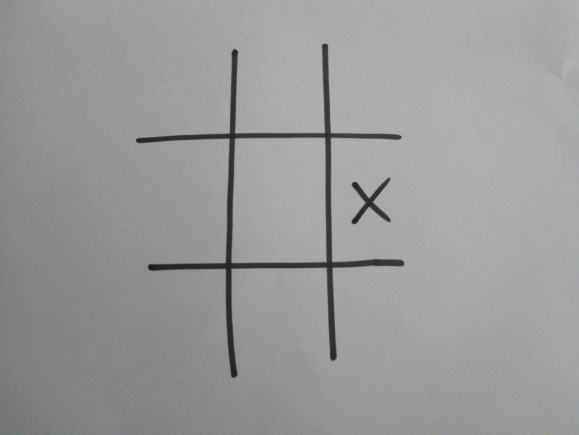
%> input picture teste2.jpg, 1158 x 869 px (shown at 1/2 size)
$ octave projfinal_2.m   (GNU Octave 9; MATLAB toolbox functions it lacks are replaced by stand-ins)
%> lines starting %> are read from the running program, lines starting %| are printed output that depends on the picture
close all
clear all
clc

% [9 lines of commented-out code are left out]


 img = openImage('teste2.jpg');
%> in openImage, img is the input picture: size 869x1158x3 uint8; mean R, G, B 153.7, 153.9, 154.9
%> in openImage, `img = imresize(img, [200, 200]);`:
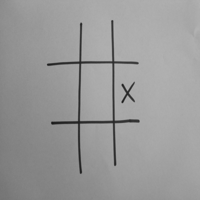
%> img: size 200x200 uint8; min 23, max 179, mean 153.8
 img2 = openImage('teste3.jpg');
%> call 2 of openImage, with name = 'teste3.jpg'
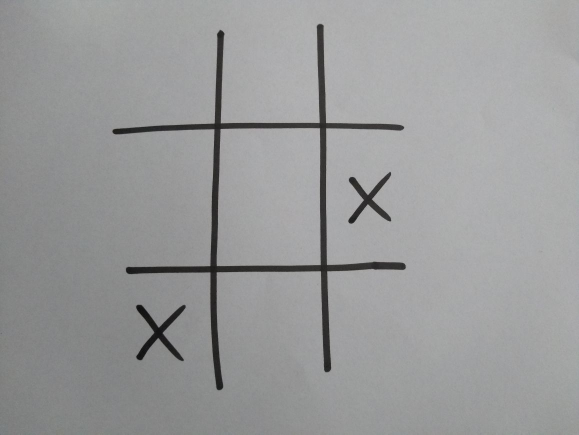
%> input picture teste3.jpg, 1158 x 869 px (shown at 1/2 size)
%> in openImage, img is the input picture: size 869x1158x3 uint8; mean R, G, B 153.5, 154.3, 154.5
%> in openImage (call 2), `img = imresize(img, [200, 200]);`:
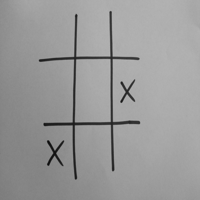
%> img: size 200x200 uint8; min 10, max 182, mean 154
%
img = getBoard(img);
%> in getBoard, `corners = detectHarrisFeatures(img);`: corners = 22 points; strongest (x, y): (128, 91), (128, 96), (123, 85), (123, 103), (139, 122)
%> in getBoard, `x_c = floor(abs(corners.Location(:,2)));`: x_c = 22 values, max 173 at index 7, min 22 at index 9, mean 93.77
%> in getBoard, `y_c = floor(abs(corners.Location(:,1)));`: y_c = 22 values from 49 to 139
%> in getBoard, `board = imresize(board, [200, 200]);`:
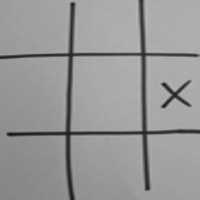
%> board: size 200x200 uint8; min 17, max 186, mean 151.7
img2 = getBoard(img2);
%> in getBoard (call 2), `corners = detectHarrisFeatures(img);`: corners = 30 points; strongest (x, y): (128, 89), (128, 96), (122, 83), (122, 102), (56, 150)
%> in getBoard (call 2), `x_c = floor(abs(corners.Location(:,2)));`: x_c = 30 values, max 179 at index 14, min 13 at index 16, mean 104.5
%> in getBoard (call 2), `y_c = floor(abs(corners.Location(:,1)));`: y_c = 30 values from 40 to 140
%> in getBoard (call 2), `board = img(min(x_c):max(x_c),min(y_c):max(y_c));`:
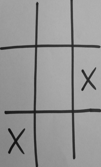
%> board: size 167x101 uint8; min 10, max 182, mean 149.9
%> in getBoard (call 2), `board = imresize(board, [200, 200]);`:
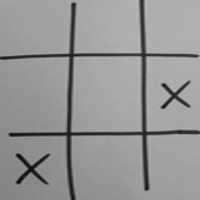
%> board: size 200x200 uint8; min 6, max 186, mean 149.9


% [27 lines of commented-out code are left out]

board = zeros(3, 3);

%desenvolvimento do jogo
player = 'x';

[h,w] = size(img);
%> h = 200; w = 200
A = [1 1; 1 w/3; 1 2*w/3;...
    h/3 1; h/3 w/3; h/3 2*w/3;...
    2*h/3 1; 2*h/3 w/3; 2*h/3 2*h/3];

board(8) = 1;

% [54 lines of commented-out code are left out]

imshow(img)
%computador faz jogada
pc = find(~board);
pc = pc(randperm(length(pc)));
pc = pc(1);

board(pc) = 2;%marca jogada do pc

row = (A(pc,2) + w/6);
%> row = 34.33
col = (A(pc,1) + h/6);
%> col = 166.7

if player == 'x'
    hold on
    viscircles([col row],20,'EdgeColor','b');
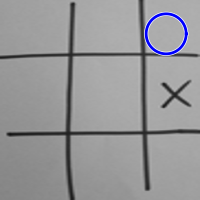
%> figure redrawn from the program's plot data
    hold off
else
 hold on
    x = 0:1;
    pos = 0:1;
    neg = 1-x;
    plot(x+col, pos+row,'LineWidth',50,'Color','red')
    plot(x+col, neg+row,'LineWidth',50,'Color','red')
 hold off
end

function img = openImage(name)
    img = imread(name);
    img = rgb2gray(img);
    img = imresize(img, [200, 200]);
end

function board = getBoard(img)
    corners = detectHarrisFeatures(img);
    x_c = floor(abs(corners.Location(:,2)));
    y_c = floor(abs(corners.Location(:,1)));
    board = img(min(x_c):max(x_c),min(y_c):max(y_c));
    board = imresize(board, [200, 200]);
end
